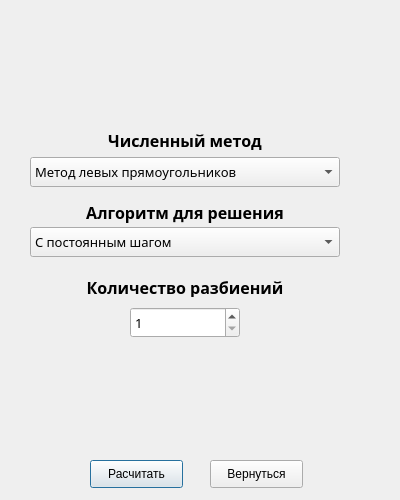
<?xml version="1.0" encoding="UTF-8"?>
<ui version="4.0">
 <class>Task1Window</class>
 <widget class="QDialog" name="Task1Window">
  <property name="geometry">
   <rect>
    <x>0</x>
    <y>0</y>
    <width>400</width>
    <height>500</height>
   </rect>
  </property>
  <property name="minimumSize">
   <size>
    <width>400</width>
    <height>500</height>
   </size>
  </property>
  <property name="maximumSize">
   <size>
    <width>400</width>
    <height>500</height>
   </size>
  </property>
  <property name="windowTitle">
   <string>Численные методы интегрирования</string>
  </property>
  <widget class="QComboBox" name="comboBMethod">
   <property name="geometry">
    <rect>
     <x>30</x>
     <y>157</y>
     <width>310</width>
     <height>30</height>
    </rect>
   </property>
   <property name="font">
    <font>
     <family>Calibri Light</family>
     <pointsize>10</pointsize>
    </font>
   </property>
   <property name="placeholderText">
    <string/>
   </property>
   <item>
    <property name="text">
     <string>Метод левых прямоугольников</string>
    </property>
   </item>
   <item>
    <property name="text">
     <string>Метод правых прямоугольников</string>
    </property>
   </item>
   <item>
    <property name="text">
     <string>Метод трапеций</string>
    </property>
   </item>
   <item>
    <property name="text">
     <string>Метод парабол</string>
    </property>
   </item>
  </widget>
  <widget class="QLabel" name="lMethod">
   <property name="geometry">
    <rect>
     <x>90</x>
     <y>130</y>
     <width>190</width>
     <height>20</height>
    </rect>
   </property>
   <property name="font">
    <font>
     <family>Bahnschrift Light</family>
     <pointsize>12</pointsize>
     <weight>75</weight>
     <bold>true</bold>
     <kerning>true</kerning>
    </font>
   </property>
   <property name="text">
    <string>Численный метод</string>
   </property>
   <property name="alignment">
    <set>Qt::AlignCenter</set>
   </property>
  </widget>
  <widget class="QLabel" name="lAlgorithm">
   <property name="geometry">
    <rect>
     <x>65</x>
     <y>197</y>
     <width>240</width>
     <height>31</height>
    </rect>
   </property>
   <property name="font">
    <font>
     <family>Bahnschrift Light</family>
     <pointsize>12</pointsize>
     <weight>75</weight>
     <bold>true</bold>
    </font>
   </property>
   <property name="text">
    <string>Алгоритм для решения</string>
   </property>
   <property name="alignment">
    <set>Qt::AlignCenter</set>
   </property>
  </widget>
  <widget class="QComboBox" name="comboBAlgorithm">
   <property name="geometry">
    <rect>
     <x>30</x>
     <y>227</y>
     <width>310</width>
     <height>30</height>
    </rect>
   </property>
   <property name="font">
    <font>
     <family>Calibri Light</family>
     <pointsize>10</pointsize>
    </font>
   </property>
   <item>
    <property name="text">
     <string>С постоянным шагом</string>
    </property>
   </item>
   <item>
    <property name="text">
     <string>С переменным шагом</string>
    </property>
   </item>
  </widget>
  <widget class="QSpinBox" name="spinN">
   <property name="geometry">
    <rect>
     <x>130</x>
     <y>307</y>
     <width>110</width>
     <height>31</height>
    </rect>
   </property>
   <property name="font">
    <font>
     <family>Calibri Light</family>
     <pointsize>10</pointsize>
    </font>
   </property>
   <property name="minimum">
    <number>1</number>
   </property>
   <property name="maximum">
    <number>10000</number>
   </property>
  </widget>
  <widget class="QLabel" name="lSplits">
   <property name="geometry">
    <rect>
     <x>65</x>
     <y>277</y>
     <width>240</width>
     <height>20</height>
    </rect>
   </property>
   <property name="font">
    <font>
     <family>Bahnschrift Light</family>
     <pointsize>12</pointsize>
     <weight>75</weight>
     <bold>true</bold>
    </font>
   </property>
   <property name="text">
    <string>Количество разбиений</string>
   </property>
   <property name="alignment">
    <set>Qt::AlignCenter</set>
   </property>
  </widget>
  <widget class="QLabel" name="lIntegral">
   <property name="geometry">
    <rect>
     <x>80</x>
     <y>30</y>
     <width>230</width>
     <height>61</height>
    </rect>
   </property>
   <property name="text">
    <string/>
   </property>
   <property name="pixmap">
    <pixmap>CodeCogsEqn.png</pixmap>
   </property>
   <property name="scaledContents">
    <bool>true</bool>
   </property>
  </widget>
  <widget class="QLabel" name="lOutputRes">
   <property name="geometry">
    <rect>
     <x>10</x>
     <y>370</y>
     <width>381</width>
     <height>61</height>
    </rect>
   </property>
   <property name="font">
    <font>
     <family>Calibri Light</family>
     <pointsize>12</pointsize>
     <weight>75</weight>
     <bold>true</bold>
    </font>
   </property>
   <property name="text">
    <string/>
   </property>
   <property name="alignment">
    <set>Qt::AlignCenter</set>
   </property>
  </widget>
  <widget class="QPushButton" name="bCalculation">
   <property name="geometry">
    <rect>
     <x>90</x>
     <y>460</y>
     <width>93</width>
     <height>28</height>
    </rect>
   </property>
   <property name="text">
    <string>Расчитать</string>
   </property>
  </widget>
  <widget class="QPushButton" name="bReturn">
   <property name="geometry">
    <rect>
     <x>210</x>
     <y>460</y>
     <width>93</width>
     <height>28</height>
    </rect>
   </property>
   <property name="text">
    <string>Вернуться</string>
   </property>
  </widget>
 </widget>
 <resources/>
 <connections/>
</ui>
